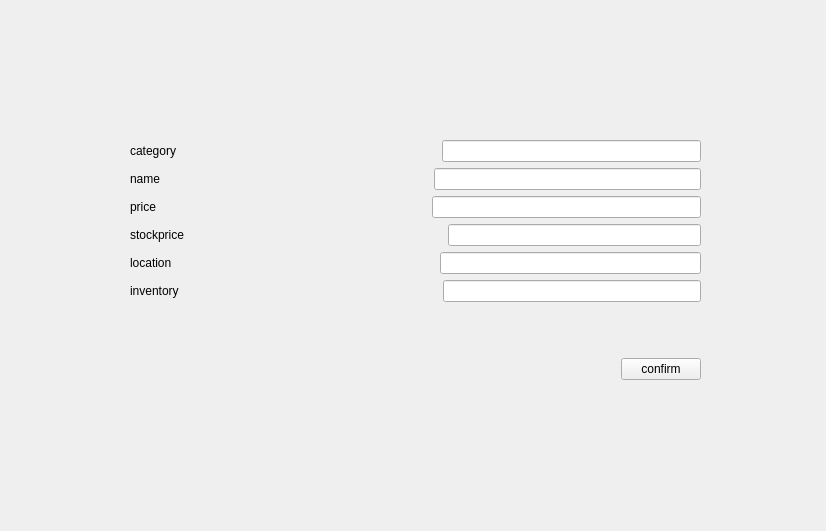
<?xml version="1.0" encoding="UTF-8"?>
<ui version="4.0">
 <class>itemregister</class>
 <widget class="QWidget" name="itemregister">
  <property name="geometry">
   <rect>
    <x>0</x>
    <y>0</y>
    <width>826</width>
    <height>531</height>
   </rect>
  </property>
  <property name="windowTitle">
   <string>Form</string>
  </property>
  <widget class="QWidget" name="layoutWidget">
   <property name="geometry">
    <rect>
     <x>130</x>
     <y>90</y>
     <width>571</width>
     <height>341</height>
    </rect>
   </property>
   <layout class="QVBoxLayout" name="verticalLayout_3">
    <item>
     <layout class="QVBoxLayout" name="verticalLayout_2">
      <item>
       <layout class="QVBoxLayout" name="verticalLayout">
        <item>
         <layout class="QHBoxLayout" name="horizontalLayout">
          <item>
           <widget class="QLabel" name="label">
            <property name="text">
             <string>category</string>
            </property>
           </widget>
          </item>
          <item>
           <spacer name="horizontalSpacer">
            <property name="orientation">
             <enum>Qt::Horizontal</enum>
            </property>
            <property name="sizeHint" stdset="0">
             <size>
              <width>40</width>
              <height>20</height>
             </size>
            </property>
           </spacer>
          </item>
          <item>
           <widget class="QLineEdit" name="lineEdit_6"/>
          </item>
         </layout>
        </item>
        <item>
         <layout class="QHBoxLayout" name="horizontalLayout_2">
          <item>
           <widget class="QLabel" name="label_2">
            <property name="text">
             <string>name</string>
            </property>
           </widget>
          </item>
          <item>
           <spacer name="horizontalSpacer_7">
            <property name="orientation">
             <enum>Qt::Horizontal</enum>
            </property>
            <property name="sizeHint" stdset="0">
             <size>
              <width>40</width>
              <height>20</height>
             </size>
            </property>
           </spacer>
          </item>
          <item>
           <widget class="QLineEdit" name="lineEdit"/>
          </item>
         </layout>
        </item>
        <item>
         <layout class="QHBoxLayout" name="horizontalLayout_3">
          <item>
           <widget class="QLabel" name="label_3">
            <property name="text">
             <string>price</string>
            </property>
           </widget>
          </item>
          <item>
           <spacer name="horizontalSpacer_2">
            <property name="orientation">
             <enum>Qt::Horizontal</enum>
            </property>
            <property name="sizeHint" stdset="0">
             <size>
              <width>40</width>
              <height>20</height>
             </size>
            </property>
           </spacer>
          </item>
          <item>
           <widget class="QLineEdit" name="lineEdit_2"/>
          </item>
         </layout>
        </item>
        <item>
         <layout class="QHBoxLayout" name="horizontalLayout_4">
          <item>
           <widget class="QLabel" name="label_4">
            <property name="text">
             <string>stockprice </string>
            </property>
           </widget>
          </item>
          <item>
           <spacer name="horizontalSpacer_3">
            <property name="orientation">
             <enum>Qt::Horizontal</enum>
            </property>
            <property name="sizeHint" stdset="0">
             <size>
              <width>40</width>
              <height>20</height>
             </size>
            </property>
           </spacer>
          </item>
          <item>
           <widget class="QLineEdit" name="lineEdit_3"/>
          </item>
         </layout>
        </item>
        <item>
         <layout class="QHBoxLayout" name="horizontalLayout_5">
          <item>
           <widget class="QLabel" name="label_5">
            <property name="text">
             <string>location</string>
            </property>
           </widget>
          </item>
          <item>
           <spacer name="horizontalSpacer_4">
            <property name="orientation">
             <enum>Qt::Horizontal</enum>
            </property>
            <property name="sizeHint" stdset="0">
             <size>
              <width>40</width>
              <height>20</height>
             </size>
            </property>
           </spacer>
          </item>
          <item>
           <widget class="QLineEdit" name="lineEdit_4"/>
          </item>
         </layout>
        </item>
       </layout>
      </item>
      <item>
       <layout class="QHBoxLayout" name="horizontalLayout_6">
        <item>
         <widget class="QLabel" name="label_6">
          <property name="text">
           <string>inventory</string>
          </property>
         </widget>
        </item>
        <item>
         <spacer name="horizontalSpacer_5">
          <property name="orientation">
           <enum>Qt::Horizontal</enum>
          </property>
          <property name="sizeHint" stdset="0">
           <size>
            <width>40</width>
            <height>20</height>
           </size>
          </property>
         </spacer>
        </item>
        <item>
         <widget class="QLineEdit" name="lineEdit_5"/>
        </item>
       </layout>
      </item>
     </layout>
    </item>
    <item>
     <layout class="QHBoxLayout" name="horizontalLayout_7">
      <item>
       <spacer name="horizontalSpacer_6">
        <property name="orientation">
         <enum>Qt::Horizontal</enum>
        </property>
        <property name="sizeHint" stdset="0">
         <size>
          <width>40</width>
          <height>20</height>
         </size>
        </property>
       </spacer>
      </item>
      <item>
       <widget class="QPushButton" name="pushButton">
        <property name="text">
         <string>confirm</string>
        </property>
       </widget>
      </item>
     </layout>
    </item>
   </layout>
  </widget>
  <zorder>layoutWidget</zorder>
  <zorder>horizontalSpacer_6</zorder>
 </widget>
 <resources/>
 <connections/>
</ui>
